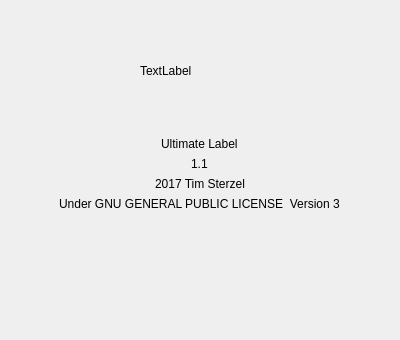
<?xml version="1.0" encoding="UTF-8"?>
<ui version="4.0">
 <class>AboutDialog</class>
 <widget class="QDialog" name="AboutDialog">
  <property name="geometry">
   <rect>
    <x>0</x>
    <y>0</y>
    <width>400</width>
    <height>340</height>
   </rect>
  </property>
  <property name="windowTitle">
   <string>Dialog</string>
  </property>
  <layout class="QVBoxLayout" name="verticalLayout">
   <item alignment="Qt::AlignHCenter">
    <widget class="QLabel" name="label_logo">
     <property name="minimumSize">
      <size>
       <width>120</width>
       <height>120</height>
      </size>
     </property>
     <property name="maximumSize">
      <size>
       <width>120</width>
       <height>120</height>
      </size>
     </property>
     <property name="text">
      <string>TextLabel</string>
     </property>
    </widget>
   </item>
   <item alignment="Qt::AlignHCenter">
    <widget class="QLabel" name="label_appName">
     <property name="text">
      <string>Ultimate Label</string>
     </property>
    </widget>
   </item>
   <item alignment="Qt::AlignHCenter">
    <widget class="QLabel" name="label_version">
     <property name="text">
      <string>1.1</string>
     </property>
    </widget>
   </item>
   <item alignment="Qt::AlignHCenter">
    <widget class="QLabel" name="label_developer">
     <property name="text">
      <string>2017 Tim Sterzel</string>
     </property>
    </widget>
   </item>
   <item alignment="Qt::AlignHCenter">
    <widget class="QLabel" name="label">
     <property name="text">
      <string>Under GNU GENERAL PUBLIC LICENSE  Version 3</string>
     </property>
    </widget>
   </item>
   <item>
    <spacer name="verticalSpacer">
     <property name="orientation">
      <enum>Qt::Vertical</enum>
     </property>
     <property name="sizeHint" stdset="0">
      <size>
       <width>20</width>
       <height>40</height>
      </size>
     </property>
    </spacer>
   </item>
  </layout>
 </widget>
 <resources/>
 <connections/>
</ui>
